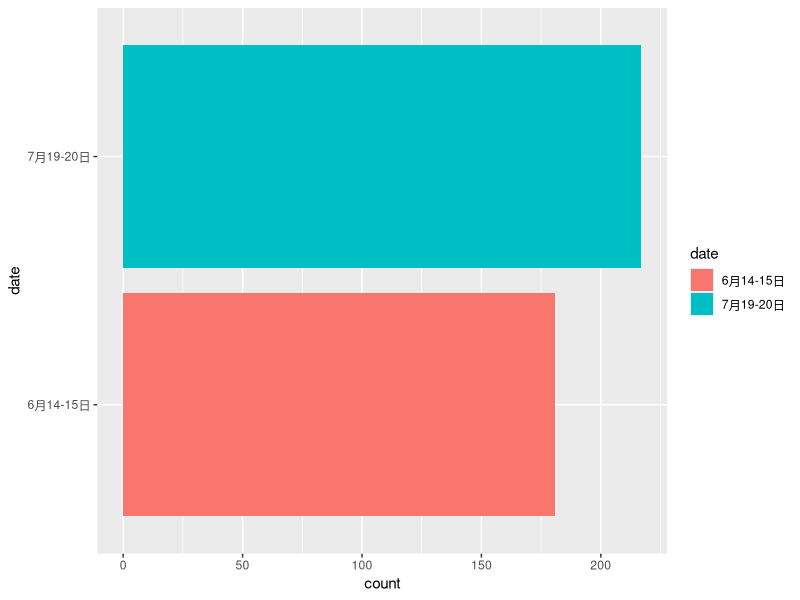
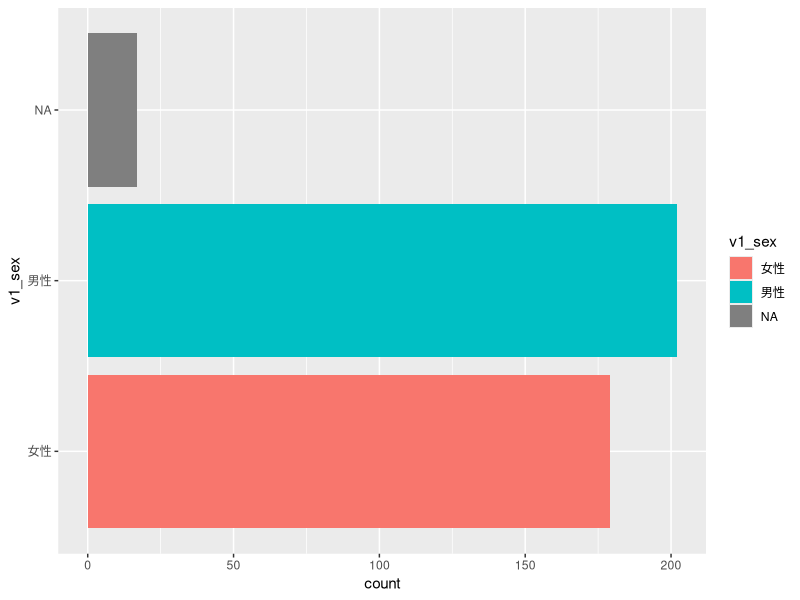
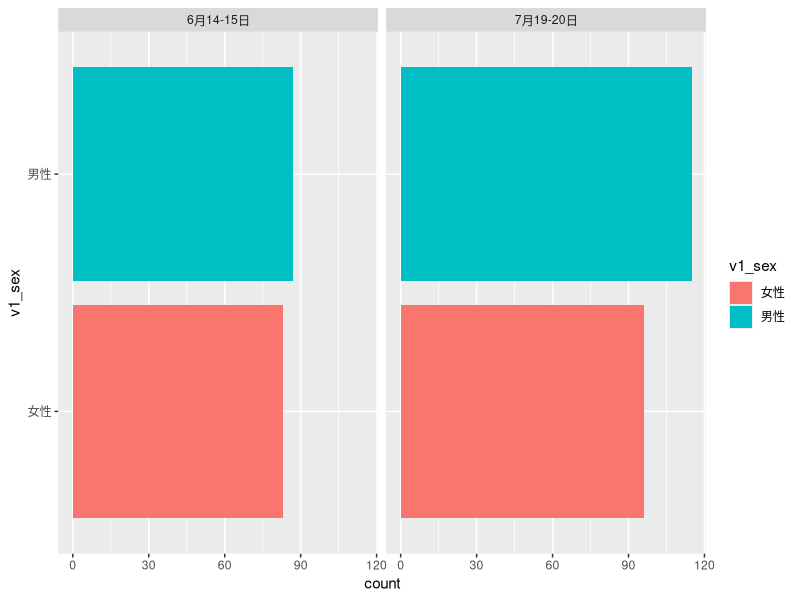
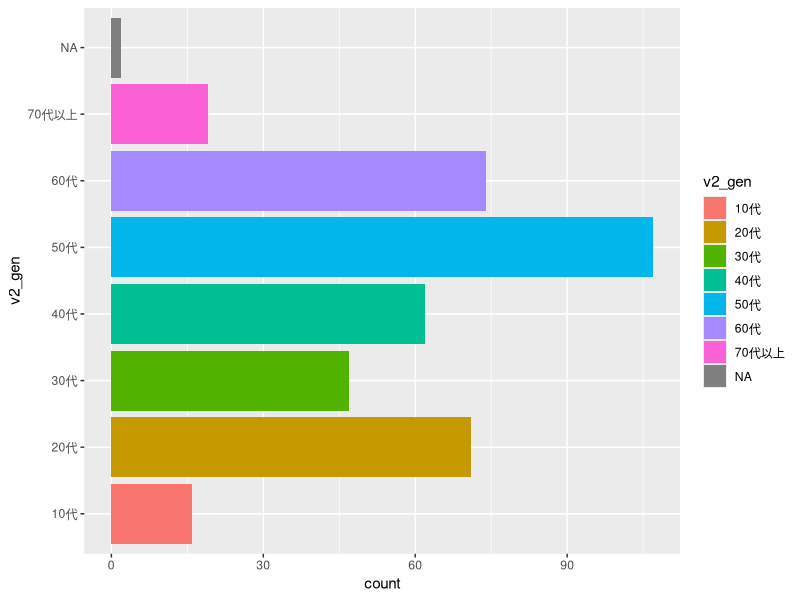
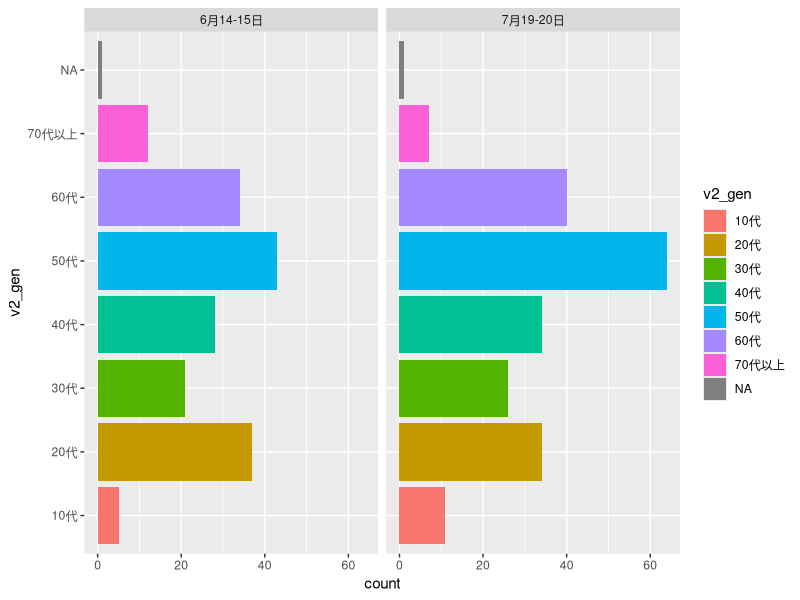
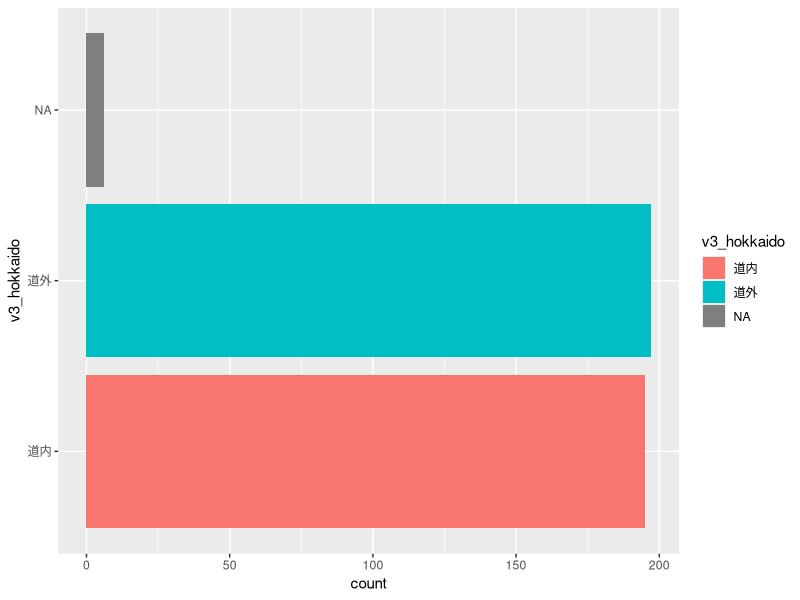
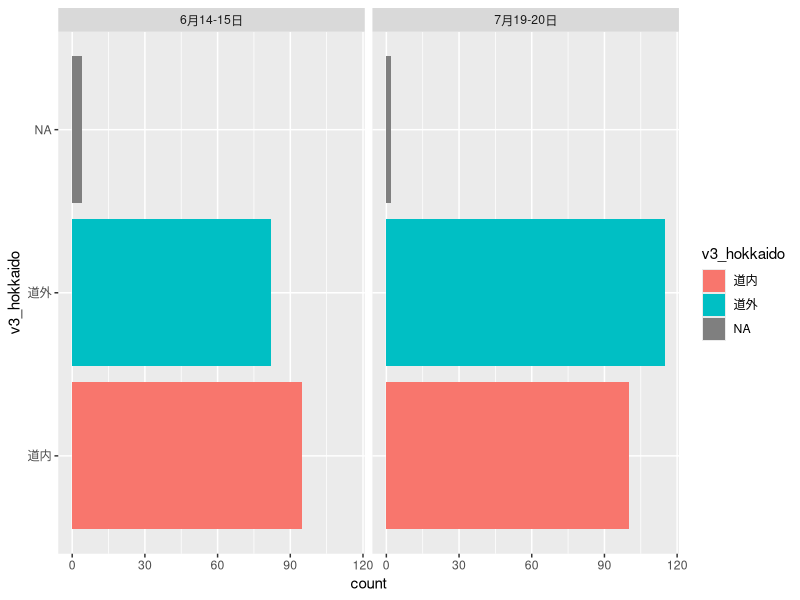
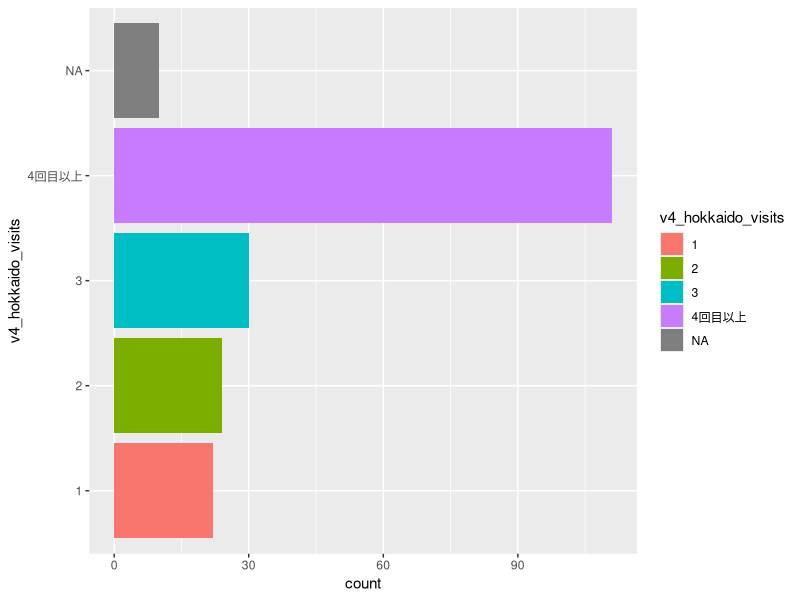

These figures' R source, in order:
## ---- chunk 1
#| include: false

library(tidyverse)
library(patchwork)
## ---- chunk 2
#| include: false

df <- read_csv("kaminoko2025_all.csv")


## ---- chunk 3
# 変数名を間違って入力していたので修正。
df <- df |> 
  rename_with(~ gsub("^q12", "v12", .x)) 

df <- df |> 
  rename_with(~ gsub("^q14", "v14", .x)) 

# 北海道内（外）と道内（外）が混じっていたので道内（外）に統一
df <- df |> 
  mutate(
    v3_hokkaido = case_when(
      v3_hokkaido == "北海道内" ~ "道内",
      v3_hokkaido == "北海道外" ~ "道外",
      TRUE ~ v3_hokkaido
    )
  ) 

# 日付をファクタ化してレベル設定
df <- df |> 
  mutate(
    date = factor(date, levels = c("6月8日", "6月14-15日", "7月19-20日"))
  ) 

# 1,2のままだと使いにくいので、カテゴリー名をかえる。
df <- df |> 
  mutate(
    v13_citizen_consumer = case_when(
      v13_citizen_consumer == 1 ~ "市民選好",
      v13_citizen_consumer == 2 ~ "消費者選好",
      TRUE ~ NA_character_
    )
  )
## ---- chunk 4
df |> 
  ggplot(aes(y = date, fill = date)) +
  geom_bar()
## ---- chunk 5
df |> 
  ggplot(aes(y = v1_sex, fill = v1_sex)) +
  geom_bar()
## ---- chunk 6
df |> 
  filter(!is.na(v1_sex)) |> 
  ggplot(aes(y = v1_sex, fill = v1_sex)) +
  geom_bar() +
  facet_wrap(~date)
## ---- chunk 7
df |> 
  ggplot(aes(y = v2_gen, fill = v2_gen)) +
  geom_bar()
## ---- chunk 8
df |> 
  ggplot(aes(y = v2_gen, fill = v2_gen)) +
  geom_bar() +
  facet_wrap(~date)
## ---- chunk 9
df |> 
  ggplot(aes(y = v3_hokkaido, fill = v3_hokkaido)) +
  geom_bar()
## ---- chunk 10
df |> 
  ggplot(aes(y = v3_hokkaido, fill = v3_hokkaido)) +
  geom_bar() +
  facet_wrap(~date)
## ---- chunk 11
df |> 
  filter(v3_hokkaido == "道外") |>  # 道外居住者のみに対する質問なので道内を外す。
  ggplot(aes(y = v4_hokkaido_visits, fill = v4_hokkaido_visits)) +
  geom_bar() 

## ---- chunk 12
df |> 
  filter(v3_hokkaido == "道外") |>  # 道外居住者のみに対する質問なので道内を外す。
  ggplot(aes(y = v4_hokkaido_visits, fill = v4_hokkaido_visits)) +
  geom_bar() +
  facet_wrap(~date)

## ---- chunk 13
df |> 
  ggplot(aes(y = factor(v5_companions_cnt), fill = factor(v5_companions_cnt))) + # 数値型のままだと色分けしてくれないのでファクター化。
  geom_bar() 
## ---- chunk 14
df |> 
  ggplot(aes(y = factor(v5_companions_cnt), fill = factor(v5_companions_cnt))) +
  geom_bar() +
  facet_wrap(~date)
## ---- chunk 15
df |> 
  ggplot(aes(y = v6_kaminoko_visits, fill = v6_kaminoko_visits)) +
  geom_bar() 
## ---- chunk 16
df |> 
  ggplot(aes(y = v6_kaminoko_visits, fill = v6_kaminoko_visits)) +
  geom_bar() +
  facet_wrap(~date)
## ---- chunk 17
df |> 
  filter(!is.na(v3_hokkaido)) |> 
  ggplot(aes(y = v6_kaminoko_visits, fill = v6_kaminoko_visits)) +
  geom_bar() +
  facet_wrap(~v3_hokkaido)
## ---- chunk 18
df |> 
  filter(
    !is.na(v4_hokkaido_visits),
    !is.na(v6_kaminoko_visits)) |> 
  ggplot(aes(y = v6_kaminoko_visits, fill = v6_kaminoko_visits)) +
  geom_bar() +
  facet_wrap(~v4_hokkaido_visits)
## ---- chunk 19
df |> 
  filter(!is.na(v3_hokkaido)) |> 
  group_by(v3_hokkaido) |> 
  summarise(
    web = sum(v7_web, na.rm = TRUE),
    other_web = sum(v7_other_web, na.rm = TRUE),
    web_reviews = sum(v7_web_reviews, na.rm = TRUE),
    tv = sum(v7_tv, na.rm = TRUE),
    travel_agency = sum(v7_travel_agency, na.rm = TRUE),
    magazine = sum(v7_magazine, na.rm = TRUE),
    .groups = "drop"
  ) |> 
  pivot_longer(
    -v3_hokkaido,
    names_to = "choice",
    values_to = "count"
  ) |> 
  ggplot(aes(x = count, y = choice)) +
  geom_col() +
  facet_wrap(~v3_hokkaido)



## ---- chunk 20
choices <- c("v7_web","v7_other_web","v7_web_reviews","v7_tv","v7_travel_agency","v7_magazine")
df2 <- df |> dplyr::filter(date == "6月14-15日", !is.na(v3_hokkaido))

df2 |>
  group_by(v3_hokkaido) |> 
  summarise(across(all_of(choices), ~ mean(.x == 1, na.rm = TRUE)),
            .groups = "drop") |>  # ←割合が一発で出る
  pivot_longer(-v3_hokkaido, names_to="choice", values_to="p") |>
  ggplot(aes(x = p, y = choice)) +
  geom_col() +
  scale_x_continuous(
    limits = c(0, 1),
    labels = scales::percent
    ) +
  facet_wrap(~v3_hokkaido)
## ---- chunk 21
p1 <- df |> 
  filter(date == "6月14-15日") |> 
  ggplot(aes(x = "", y = v8_scenery_expectation)) +
  geom_boxplot()

p2 <- df |> 
  filter(date == "6月14-15日") |> 
  ggplot(aes(x = "", y = v8_general_expectation)) +
  geom_boxplot()

p1 + p2
## ---- chunk 22
p1 <- df |> 
  filter(!is.na(v3_hokkaido)) |> 
  ggplot(aes(x = v3_hokkaido, y = v9_scenery_satisfaction)) +
  geom_boxplot()

p2 <- df |> 
  filter(!is.na(v3_hokkaido)) |> 
  ggplot(aes(x = v3_hokkaido, y = v9_access_satisfaction)) +
  geom_boxplot()

p3 <- df |> 
  filter(!is.na(v3_hokkaido)) |> 
  ggplot(aes(x = v3_hokkaido, y = v9_facility_satisfaction)) +
  geom_boxplot()

p4 <- df |> 
  filter(!is.na(v3_hokkaido)) |> 
  ggplot(aes(x = v3_hokkaido, y = v9_tourist_spot_satisfaction)) +
  geom_boxplot()

p5 <- df |> 
  filter(!is.na(v3_hokkaido)) |> 
  ggplot(aes(x = v3_hokkaido, y = v9_general_satisfaction)) +
  geom_boxplot()

p1 + p2 + p3 + p4 + p5

## ---- chunk 23
p1 <- df |> 
  filter(!is.na(v3_hokkaido), date == "7月19-20日") |> 
  ggplot(aes(x = v3_hokkaido, y = v10_kaminoko_scenery_satis)) +
  geom_boxplot()

p2 <- df |> 
  filter(!is.na(v3_hokkaido), date == "7月19-20日") |> 
  ggplot(aes(x = v3_hokkaido, y = v10_kaminoko_silence_satis)) +
  geom_boxplot()

p3 <- df |> 
  filter(!is.na(v3_hokkaido), date == "7月19-20日") |> 
  ggplot(aes(x = v3_hokkaido, y = v10_kaminoko_forest_satis)) +
  geom_boxplot()

p4 <- df |> 
  filter(!is.na(v3_hokkaido), date == "7月19-20日") |> 
  ggplot(aes(x = v3_hokkaido, y = v10_kaminoko_achievement_satis)) +
  geom_boxplot()


p1 + p2 + p3 + p4
## ---- chunk 24
df |> 
  filter(date == "6月14-15日") |> 
  mutate(
    v11_revisit_intention = factor(
      v11_revisit_intention,
      levels = c(
        "すでに再訪の予定がある",
        "近くに来る機会を積極的に作って再訪したい",
        "近くに来る機会があったら再訪したい",
        "近くに来る機会があっても再訪したいとは思わない"
      )
    )
  ) |> 
  ggplot(aes(y = v11_revisit_intention)) +
  geom_bar()

## ---- chunk 25
df |> 
  filter(date == "6月14-15日", !is.na(v3_hokkaido)) |> 
  mutate(
    v11_revisit_intention = factor(
      v11_revisit_intention,
      levels = c(
        "すでに再訪の予定がある",
        "近くに来る機会を積極的に作って再訪したい",
        "近くに来る機会があったら再訪したい",
        "近くに来る機会があっても再訪したいとは思わない"
      )
    )
  ) |> 
  ggplot(aes(y = v11_revisit_intention)) +
  geom_bar() +
  facet_wrap(~v3_hokkaido)

## ---- chunk 26
df |> 
  filter(!is.na(v3_hokkaido)) |> 
  group_by(v3_hokkaido) |> 
  summarise(
    event = sum(v12_interact_by_event, na.rm = TRUE),
    market = sum(v12_interact_by_market, na.rm = TRUE),
    gueshouse = sum(v12_interact_by_guesthouse, na.rm = TRUE),
    no_interact  = sum(v12_unwilling_to_interact, na.rm = TRUE),
    unaware = sum(v12_unaware_of_location, na.rm = TRUE),
    .groups = "drop"
  ) |> 
  pivot_longer(
    -v3_hokkaido,
    names_to = "choice",
    values_to = "count"
  ) |> 
  ggplot(aes(x = count, y = choice)) +
  geom_col() +
  facet_wrap(~v3_hokkaido)
## ---- chunk 27
df |> 
  filter(!is.na(v14_bid1)) |> 
  group_by(v14_bid1_wtp) |> 
  summarise(
    yes_rate = mean(v14_bid1 == "支払う"),
    n = n()
  ) |> 
  ggplot(aes(x = v14_bid1_wtp, y = yes_rate)) +
  geom_point(size = 2) +
  geom_line() +
  geom_text(aes(label = paste0(n, "人")), vjust = -0.7, size = 3) +
  scale_x_continuous(breaks = seq(0, 1000, by = 100)) +
  scale_y_continuous(labels = scales::percent) 
## ---- chunk 28
df |> 
  filter(!is.na(v14_bid1)) |> 
  group_by(v14_bid1_wtp, v13_citizen_consumer) |> 
  summarise(
    yes_rate = mean(v14_bid1 == "支払う"),
    n = n()
  ) |> 
  ggplot(aes(x = v14_bid1_wtp, y = yes_rate)) +
  geom_point(size = 2) +
  geom_line() +
  facet_wrap(~v13_citizen_consumer) +
  scale_x_continuous(breaks = seq(0, 1000, by = 100)) +
  scale_y_continuous(labels = scales::percent) +
  geom_text(aes(label = paste0(n, "人")), vjust = -0.7, size = 3) 

## ---- chunk 29
df |> 
  filter(!is.na(v14_bid2_yes)) |> 
  group_by(v14_bid2_yes_wtp) |> 
  summarise(
    yes_rate = mean(v14_bid2_yes == "支払う"),
    n = n()
  ) |> 
  ggplot(aes(x = v14_bid2_yes_wtp, y = yes_rate)) +
  geom_point(size = 2) +
  geom_line() +
  geom_text(aes(label = paste0(n, "人")), vjust = -0.7, size = 3) +
  scale_x_continuous(breaks = seq(0, 1500, by = 100)) + 
  scale_y_continuous(labels = scales::percent) 
## ---- chunk 30
df |> 
  filter(!is.na(v14_bid2_yes)) |> 
  group_by(v14_bid2_yes_wtp, v13_citizen_consumer) |> 
  summarise(
    yes_rate = mean(v14_bid2_yes == "支払う"),
    n = n()
  ) |> 
  ggplot(aes(x = v14_bid2_yes_wtp, y = yes_rate)) +
  geom_point(size = 2) +
  geom_line() +
  geom_text(aes(label = paste0(n, "人")), vjust = -0.7, size = 3) +
  scale_x_continuous(breaks = seq(0, 1500, by = 100)) + 
  scale_y_continuous(labels = scales::percent) +
  facet_wrap(~v13_citizen_consumer)
## ---- chunk 31
df |> 
  filter(!is.na(v14_bid2_no)) |> 
  group_by(v14_bid2_no_wtp) |> 
  summarise(
    yes_rate = mean(v14_bid2_no == "支払う"),
    n = n()
  ) |> 
  ggplot(aes(x = v14_bid2_no_wtp, y = yes_rate)) +
  geom_point( size = 2) +
  geom_line() +
  geom_text(aes(label = paste0(n, "人")), vjust = -0.7, size = 3) +
  scale_x_continuous(breaks = seq(0, 1500, by = 100)) + 
  scale_y_continuous(labels = scales::percent) 

## ---- chunk 32
df |> 
  filter(!is.na(v14_bid2_no)) |> 
  group_by(v14_bid2_no_wtp, v13_citizen_consumer) |> 
  summarise(
    yes_rate = mean(v14_bid2_no == "支払う"),
    n = n()
  ) |> 
  ggplot(aes(x = v14_bid2_no_wtp, y = yes_rate)) +
  geom_point( size = 2) +
  geom_line() +
  geom_text(aes(label = paste0(n, "人")), vjust = -0.7, size = 3) +
  scale_x_continuous(breaks = seq(0, 1500, by = 100)) + 
  scale_y_continuous(labels = scales::percent) +
  facet_wrap(~v13_citizen_consumer)

